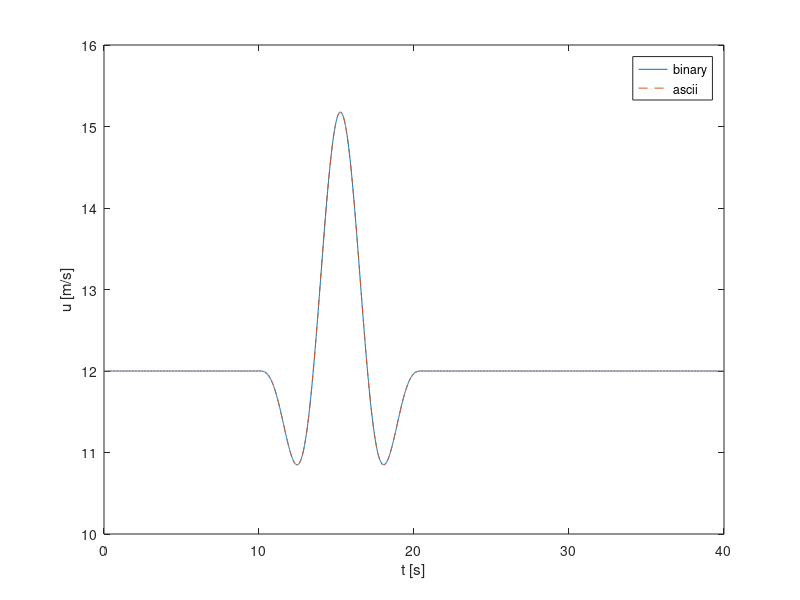

Recreate this plot in MATLAB.
% Compare EOGs
clear all;
close all;
clc;
%% binary
% Preprocessing
% time
T           = 40;                   % [s]   simulation length
dt          = 1/80;               	% [s]   simulation time step

% wind
V_hub       = 12;                   % [m/s] mean wind speed at hub height 
T_gust      = 10.5;                 % [s]   length of EOG
t_start     = 10;                   % [s]   time when EOG should start
V_ref       = 50;                   % [m/s] reference wind speed average over 10 min
I_ref       = 0.14;                 % [-]   expected value of the turbulence intensity at 15 m/s
D           = 240;                  % [m]   rotor diameter

% calculation of wind signals
t           = 0:dt:T-dt;

% Longitudinal scale parameter at hub height (assuming hub height >60 m)
lambda1     = 42;

% Extreme Operational Gust (EOG) definition
sigma1      = I_ref * (0.75*V_hub + 5.6);
V_e50     	= 1.4*V_ref;
V_e1      	= 0.8*V_e50;
V_gust      = min([1.35*(V_e1-V_hub), 3.3*(sigma1/(1+0.1*D/lambda1))]);

% EOG wind speed vector
u           = zeros(1, length(t));
for iTimeStep = 1:length(t)
    if (t(iTimeStep) >= t_start) && (t(iTimeStep) <= t_start+T_gust)
        t_EOG           = t(iTimeStep) - t_start;
        u(iTimeStep)    = V_hub-0.37*V_gust*sin(3*pi*t_EOG/T_gust)*(1-cos(2*pi*t_EOG/T_gust));
    else
        u(iTimeStep)    = V_hub;
    end
end


figure()
plot(t,u)
hold on


% Some variables required in the Type 4 wind: Bladed style
HubHeight   = 150;
dy          = 150;
dz          = 150;
Ny          = 3;
Nz          = 3;
URef        = V_hub;
zOffset     = HubHeight;
z0          = 0.1;          % the rougthness length, not really used


SummVars(1) = HubHeight;    % HubHeight
SummVars(3) = URef;

velocity    = zeros(max(size(t)),3,Ny,Nz);
% prepare to write out
for iy = 1:Ny
    for iz = 1:Nz
        velocity(:,1,iy,iz) = u;
    end
end

% here we use std u for v and w components, to avoid dividing by zero
SummVars(4) = std(squeeze(velocity(:,1,1,1)))/URef*100;
SummVars(5) = std(squeeze(velocity(:,1,1,1)))/URef*100;
SummVars(6) = std(squeeze(velocity(:,1,1,1)))/URef*100;

% disp('Exporting rotor plane wind field as ".wnd" binary files...')
% write the .wnd
% WriteBLgrid([FileName '.wnd'], velocity, dy, dz, dt, zOffset, z0, SummVars)

% Now write a sum file
% fileID    = fopen([FileName '.sum'],'w');
% fprintf(fileID,'This summary file is not complete it only contains required information for the OpenFAST');
% fprintf(fileID,'\n');
% fprintf(fileID,'F        Clockwise rotation when looking downwind?\n');
% fprintf(fileID,[num2str(SummVars(1)) '  Hub height [m] \n']);
% fprintf(fileID,['UBar   =  ' num2str(SummVars(3)) ' m/s \n']);
% fprintf(fileID,['TI(u)  =  ' num2str(SummVars(4)) ' %%\n']);
% fprintf(fileID,['TI(v)  =  ' num2str(SummVars(5)) ' %%\n']);
% fprintf(fileID,['TI(w)  =  ' num2str(SummVars(6)) ' %%\n']);
% fprintf(fileID,['Height Offset =  ' num2str(0) ' m\n']);
% fprintf(fileID,'Creating a PERIODIC output file.');
% fclose(fileID);
%% ASCII
% time
T           = 40;                   % [s]   simulation length
dt          = 1/80;               	% [s]   simulation time step

% wind
V_hub       = 12;                   % [m/s] mean wind speed at hub height 
T_gust      = 10.5;                 % [s]   length of EOG
t_start     = 10;                   % [s]   time when EOG should start
V_ref       = 50;                   % [m/s] reference wind speed average over 10 min
I_ref       = 0.14;                 % [-]   expected value of the turbulence intensity at 15 m/s
D           = 240;                  % [m]   rotor diameter
alpha       = 0.2;                  % [-]   Vertical power-law wind-shear exponent
% calculation of wind signals
t           = 0:dt:T-dt;

% Longitudinal scale parameter at hub height (assuming hub height >60 m)
lambda1     = 42;

% Extreme Operational Gust (EOG) definition
sigma1      = I_ref * (0.75*V_hub + 5.6);
V_e50     	= 1.4*V_ref;
V_e1      	= 0.8*V_e50;
V_gust      = min([1.35*(V_e1-V_hub), 3.3*(sigma1/(1+0.1*D/lambda1))]);

% EOG wind speed vector
u           = zeros(1, length(t));
for iTimeStep = 1:length(t)
    if (t(iTimeStep) >= t_start) && (t(iTimeStep) <= t_start+T_gust)
        t_EOG           = t(iTimeStep) - t_start;
        u(iTimeStep)    = V_hub-0.37*V_gust*sin(3*pi*t_EOG/T_gust)*(1-cos(2*pi*t_EOG/T_gust));
    else
        u(iTimeStep)    = V_hub;
    end
end

% figure
plot(t,u,"--")
xlabel('t [s]')
ylabel('u [m/s]')
legend("binary","ascii")
